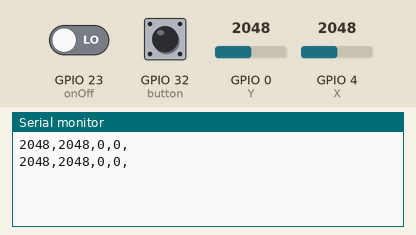
This sketch was run on a simulated ESP32. On the bench: the last lines printed to the serial monitor. Inputs (shaded band) come from the test bench; at power-on: GPIO 0 (Y) = 2048, GPIO 4 (X) = 2048, GPIO 23 (onOff) LOW, GPIO 32 (button) LOW.

Above: at 1.8 s.
1.9 s: GPIO 0 (Y) set to 2866
At 2.8 s:
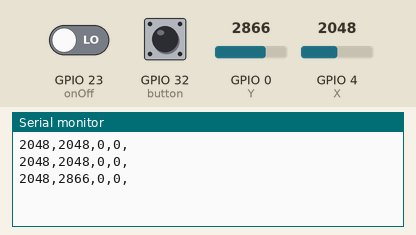
3.4 s: GPIO 4 (X) set to 2866
At 4.7 s:
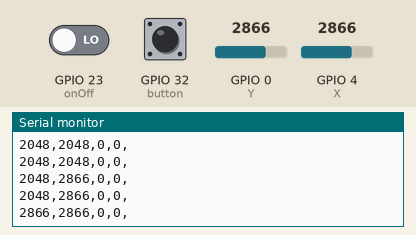
4.9 s: GPIO 23 (onOff) driven HIGH
At 5.5 s:
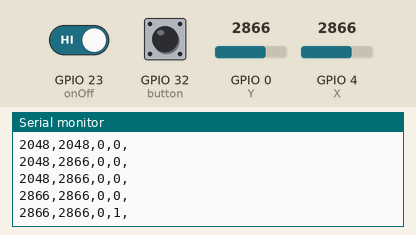
6.4 s: GPIO 32 (button) pulled HIGH for 1.2 s
At 7.8 s:
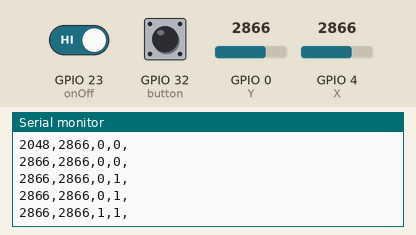
9.1 s: GPIO 0 (Y) set to 3603
At 9.1 s:
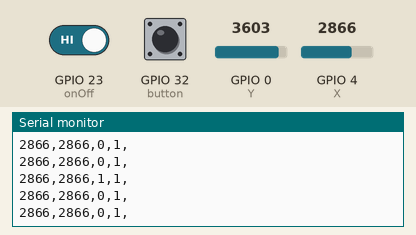
10.6 s: GPIO 4 (X) set to 3603
At 11.4 s:
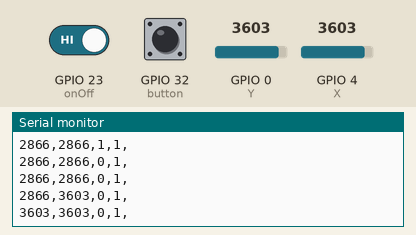
Timing chart, 0 to 13.1 s (numbered marks = the images above; inputs shaded):
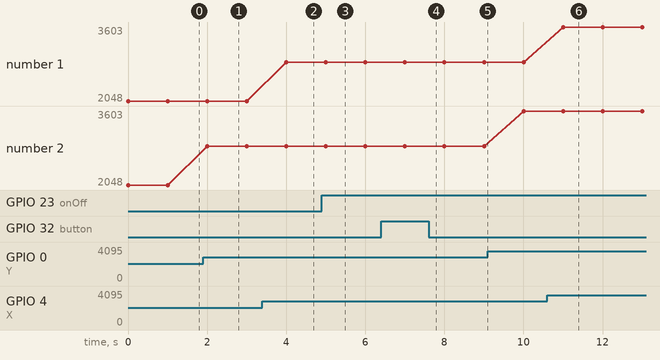

The sketch:

arduino.ino
```cpp
int X = 4;
int Y = 0;
int onOff = 23;
int button = 32;

void setup()
{
Serial.begin(115200);
pinMode(X, INPUT);
pinMode(Y, INPUT);
pinMode(onOff, INPUT);
pinMode(button, INPUT);
}

void loop()
{
  int XValue = analogRead(X);
  int YValue = analogRead(Y);
  int onOffValue = digitalRead(onOff);
  int buttonValue = digitalRead(button);

  Serial.print(XValue);
  Serial.print(",");
  Serial.print(YValue);
  Serial.print(",");
  Serial.print(buttonValue);
  Serial.print(",");
  Serial.print(onOffValue);
  Serial.println(",");

  delay(1000);
}
```

Measured:
- after the input at 1.9 s, the serial monitor: prints a new line after 0.10 s (image 1)
- after the input at 3.4 s, the serial monitor: prints a new line after 0.60 s (image 2)
- after the input at 4.9 s, the serial monitor: prints a new line after 0.10 s (image 3)
- after the input at 6.4 s, the serial monitor: prints a new line after 0.60 s (image 4)
- after the input at 10.6 s, the serial monitor: prints a new line after 0.40 s (image 6)
- plotted number 2: 2048 → 2866 after the input at 1.9 s, 2866 → 3603 after the input at 9.1 s
